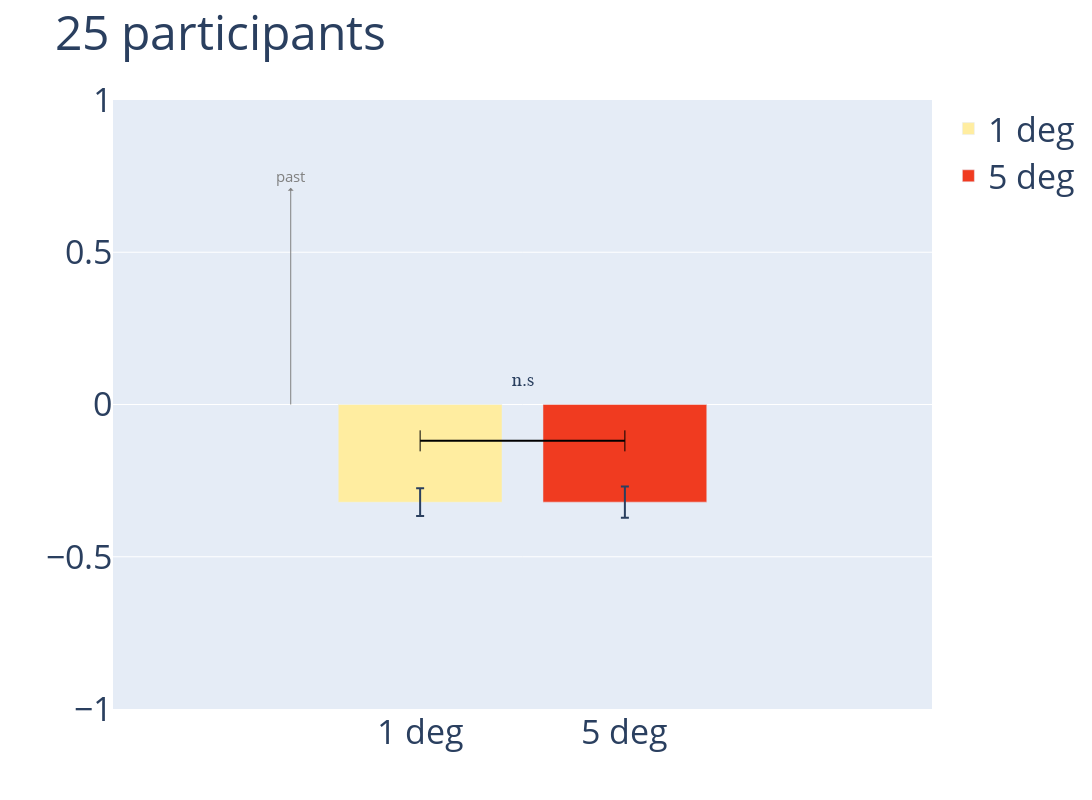

Notebook code cell kept with this figure:
### Code cell
trace_data = []
trace_data.append(go.Bar(x = [str(ecc[0])+' deg'],
                        y = [output['N_l_minus_r_2deg'].mean()],
                        name=str(ecc[0])+' deg',
                        marker = dict(color = colors[0]),
                        error_y = dict(type = 'data',
                                      array = [output['N_l_minus_r_2deg'].std()/np.sqrt(len(output))],
                                      visible=True
                                      )
                        )
                 )

# trace_data.append(go.Bar(x = ['preference to lag -1 over lag 1 responses'],
#                         y = [output['ratio_6deg'].mean()],
#                         name='6 deg',
#                         marker = dict(color = colors[1]),
#                         error_y = dict(type = 'data',
#                                       array = [output['ratio_6deg'].std()/np.sqrt(14)],
#                                       visible=True
#                                       )
#                         )
#                  )

trace_data.append(go.Bar(x = [str(ecc[1]) +' deg'],
                        y = [output['N_l_minus_r_10deg'].mean()],
                        name=str(ecc[1])+' deg',
                        marker = dict(color = colors[1]),
                        error_y = dict(type = 'data',
                                      array = [output['N_l_minus_r_10deg'].std()/np.sqrt(len(output))],
                                      visible=True
                                      )
                        )
                 )

y_max = max(output['N_l_minus_r_10deg'].mean(), output['N_l_minus_r_2deg'].mean(), 
                   output['N_l_minus_r_10deg'].mean()+output['N_l_minus_r_10deg'].std()/np.sqrt(len(output)),
                  output['N_l_minus_r_2deg'].mean()+output['N_l_minus_r_2deg'].std()/np.sqrt(len(output))) + 0.15

trace_data.append(go.Scatter(x = [str(i)+' deg' for i in ecc],
                            y = [y_max for i in range(len(ecc))],
                            mode='markers+lines',
                            marker = dict(color='black',size = 15, symbol='line-ns-open'),
                            line = dict(color='black',width = 2),
                            showlegend = False))

# for j,e in enumerate(cuePosdata['cueEccentricity1'].unique().sort(ascending=False)):
#         ecc_data = cuePosdata[cuePosdata['cueEccentricity1']==e]
#         trace_data.append(go.Histogram(x = ecc_data['responsePosRelative0'].to_numpy(), 
#                                   histnorm='probability',name = str(e) + 'deg', opacity = 1, marker = dict(color = colors[1-j]),
#                                       xaxis = 'x2',
#                                       yaxis = 'y2',
#                                       showlegend=False))

pval_text = ['** p = '+str(np.round(approx_ratio_p,3))+ '  (< 0.05)' if approx_ratio_p < 0.05 else 'n.s']

annotations = [dict(x=0.5,y=y_max+0.2,xref='x',yref='y',text=pval_text[0], showarrow=False, font=dict(family = 'Courier New, monospace',
                                                                                                     size = 20))]

ystart = 0
ymax1 = 0
ymin1 = 1
padding = 0.25
x_padding = 0.025
xpos1 = 0.1

annotations.append(dict(y=ymax1, x=xpos1+x_padding, ay=ymin1 - padding, ax=xpos1+x_padding, xref='x', axref='x', xshift = -155,
            yref='y', ayref='y', showarrow=True, arrowhead=1, arrowside='start',arrowsize=1, arrowwidth=1, arrowcolor='gray', text = 'past', font = dict(size = 15, color='gray')))

layout = go.Layout(
    barmode='group',
    width = 1200,
    height = 800,
    font = dict(size = font_size),
    title = str(int(len(data)/280))+' participants',
    xaxis = dict(zeroline=False, title = '', range = [-1.5,2.5], titlefont = dict(size = font_size)),
    yaxis = dict(title = '',zeroline=False, range = [-1,1], titlefont = dict(size = font_size)),
    annotations= annotations,
    xaxis2 = dict(domain = [0.7, 1], anchor = 'y2', title = 'SPE', showline=True, mirror=True, zeroline=False, titlefont = dict(size = 14)),
    yaxis2 = dict(domain = [0.55, 0.9], anchor = 'x2', title = 'Prob.', showline=True, mirror=True, zeroline=False, titlefont = dict(size = 14))
    )
    
fig = go.Figure(data=trace_data, layout=layout)
iplot(fig, filename='avg#_of_(left - right)_SPEs_from_0_comparision')

### Figure 1 — Plotly figure (JSON) as saved in the notebook; plotly's stock layout.template omitted (floating-point values rounded to 4 significant figures)
{"data": [{"error_y": {"array": [0.0455], "type": "data", "visible": true}, "marker": {"color": "rgb(255,237,160)"}, "name": "1 deg", "type": "bar", "x": ["1 deg"], "y": [-0.3209]}, {"error_y": {"array": [0.05126], "type": "data", "visible": true}, "marker": {"color": "rgb(240,59,32)"}, "name": "5 deg", "type": "bar", "x": ["5 deg"], "y": [-0.3206]}, {"line": {"color": "black", "width": 2}, "marker": {"color": "black", "size": 15, "symbol": "line-ns-open"}, "mode": "markers+lines", "showlegend": false, "type": "scatter", "x": ["1 deg", "5 deg"], "y": [-0.1194, -0.1194]}], "layout": {"annotations": [{"font": {"family": "Courier New, monospace", "size": 20}, "showarrow": false, "text": "n.s", "x": 0.5, "xref": "x", "y": 0.08063, "yref": "y"}, {"arrowcolor": "gray", "arrowhead": 1, "arrowside": "start", "arrowsize": 1, "arrowwidth": 1, "ax": 0.125, "axref": "x", "ay": 0.75, "ayref": "y", "font": {"color": "gray", "size": 15}, "showarrow": true, "text": "past", "x": 0.125, "xref": "x", "xshift": -155, "y": 0, "yref": "y"}], "barmode": "group", "font": {"size": 34}, "height": 800, "title": {"text": "25 participants"}, "width": 1200, "xaxis": {"range": [-1.5, 2.5], "title": {"font": {"size": 34}, "text": ""}, "zeroline": false}, "xaxis2": {"anchor": "y2", "domain": [0.7, 1], "mirror": true, "showline": true, "title": {"font": {"size": 14}, "text": "SPE"}, "zeroline": false}, "yaxis": {"range": [-1, 1], "title": {"font": {"size": 34}, "text": ""}, "zeroline": false}, "yaxis2": {"anchor": "x2", "domain": [0.55, 0.9], "mirror": true, "showline": true, "title": {"font": {"size": 14}, "text": "Prob."}, "zeroline": false}}}
